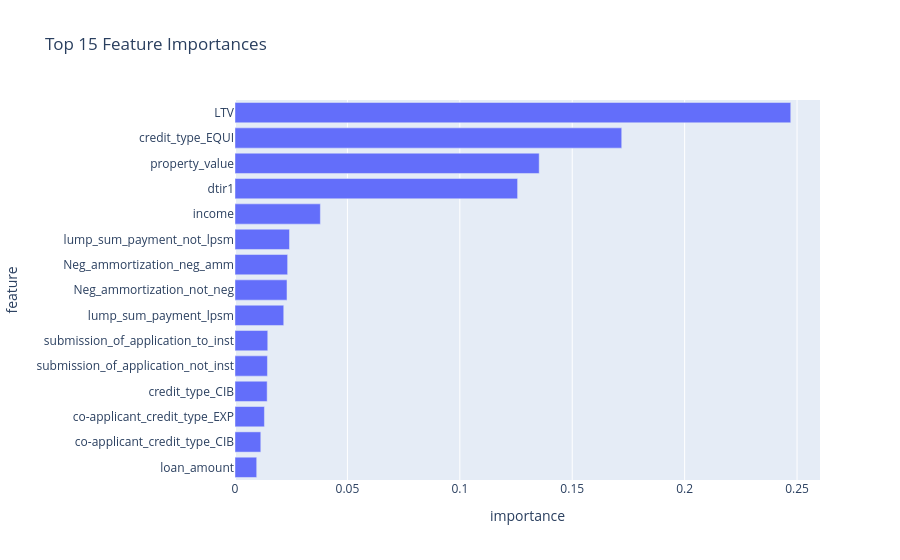

Notebook code for this chart:
### Code cell
top_features = feat_imp.head(15)

fig = px.bar(
    top_features.sort_values("importance"),
    x="importance",
    y="feature",
    orientation="h",
    title="Top 15 Feature Importances"
)

fig.show()

### Figure 1 — Plotly figure (JSON) as saved in the notebook; plotly's stock layout.template omitted (floating-point values rounded to 4 significant figures)
{"data": [{"hovertemplate": "importance=%{x}<br>feature=%{y}<extra></extra>", "legendgroup": "", "marker": {"color": "#636efa", "pattern": {"shape": ""}}, "name": "", "orientation": "h", "showlegend": false, "textposition": "auto", "type": "bar", "x": [0.00965, 0.01147, 0.01309, 0.01431, 0.01443, 0.01457, 0.02168, 0.02313, 0.02341, 0.02425, 0.03797, 0.1257, 0.1353, 0.172, 0.2472], "xaxis": "x", "y": ["loan_amount", "co-applicant_credit_type_CIB", "co-applicant_credit_type_EXP", "credit_type_CIB", "submission_of_application_not_inst", "submission_of_application_to_inst", "lump_sum_payment_lpsm", "Neg_ammortization_not_neg", "Neg_ammortization_neg_amm", "lump_sum_payment_not_lpsm", "income", "dtir1", "property_value", "credit_type_EQUI", "LTV"], "yaxis": "y"}], "layout": {"barmode": "relative", "legend": {"tracegroupgap": 0}, "title": {"text": "Top 15 Feature Importances"}, "xaxis": {"anchor": "y", "domain": [0, 1], "title": {"text": "importance"}}, "yaxis": {"anchor": "x", "domain": [0, 1], "title": {"text": "feature"}}}}
